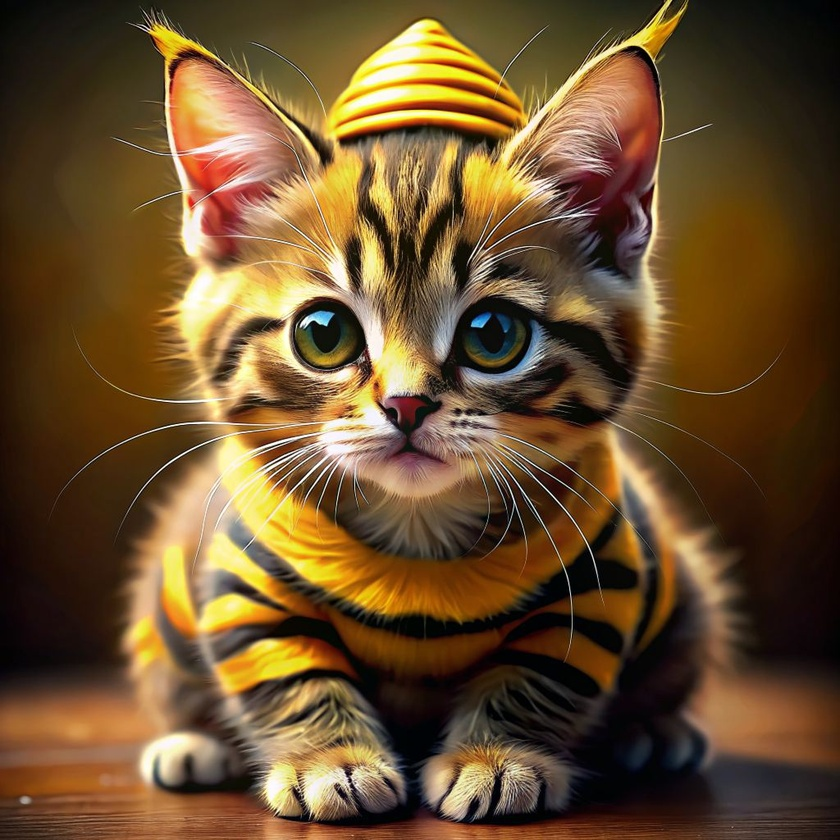
//> input picture Lab_3/Lab_3_1/original.jpg, 840 x 840 px, shrunk from 1024 x 1024 before the run
$ ./Lab_3_1   (built with g++ and OpenCV 4)
//> lines starting //> are read from the running program, lines starting //| are printed output that depends on the picture
#include <iostream>
#include <vector>
#include <string>

#include <opencv2/core.hpp>
#include <opencv2/imgcodecs.hpp>
#include <opencv2/imgproc.hpp>
#include <random>

// adding impulse noise
cv::Mat impulse_noise(cv::Mat image, double d){
    double salt_vs_pepper = 0.5;

    cv::Mat vals(image.size(), CV_32F);
    cv::randu(vals, cv::Scalar(0), cv::Scalar(1));

    if (image.depth() == CV_8U)
        image.setTo(cv::Scalar(255), vals < d * salt_vs_pepper);
    else
        image.setTo(cv::Scalar(1), vals < d * salt_vs_pepper);

    image.setTo(cv::Scalar(0), (vals >= d * salt_vs_pepper) & (vals < d));

    return image;
}

// adding speckle noise
cv::Mat speckle_noise(cv::Mat image, double var){
    cv::Mat speckle(image.size(), CV_32F);
    cv::randn(speckle, cv::Scalar(0), cv::Scalar(sqrt(var)));
    if (image.depth() == CV_8U){
        cv::Mat image_f;
        image.convertTo(image_f, CV_32F);
        image_f += image_f.mul(speckle);
        image_f.convertTo(image, image.type());
    } else
        image += image.mul(speckle);

    return image;
}

// adding gaussian noise
cv::Mat gaussian_noise(cv::Mat image, double var){
    double mean = 0;

    cv::Mat gauss(image.size(), CV_32F);
    cv::randn(gauss, cv::Scalar(mean), cv::Scalar(sqrt(var)));

    if (image.depth() == CV_8U){
        cv::Mat image_f;
        image.convertTo(image_f, CV_32F);
        image_f += gauss * 255;
        image_f.convertTo(image, image.type());
    } else
        image += gauss;

    return image;
}

// helper method for poisson noise
std::vector<float> unique(const cv::Mat &image, bool sort = false){
    if (image.depth() != CV_32F){
        std::cerr << "unique() method only works with CV_32F Mat"
        << std::endl;
        return std::vector<float>();
    }

    std::vector<float> out;
    int rows = image.rows;
    int cols = image.cols * image.channels();
    if (image.isContinuous()){
        cols *= rows;
        rows = 1;
    }

    for (int y = 0; y < rows; ++y){
        const float *row_ptr = image.ptr<float>(y);
        for (int x = 0; x < cols; ++x){
            float value = row_ptr[x];
            if (std::find(out.begin(), out.end(), value) == out.end()){
                out.push_back(value);
            }
        }
    }

    if (sort)
        std::sort(out.begin(), out.end());

    return out;
}


// adding poisson noise
cv::Mat poisson_noise(cv::Mat image){
    int image_depth = image.depth();
    if (image.depth() == CV_8U)
        image.convertTo(image, CV_32F, 1.0 / 255);

    size_t vals = unique(image).size();
    vals = (size_t)pow(2, ceil(log2(vals)));
    int rows = image.rows;
    int cols = image.cols;

    if (image.isContinuous()){
        cols *= rows;
        rows = 1;
    }

    using param_t = std::poisson_distribution<int>::param_type;
    std::default_random_engine engine;
    std::poisson_distribution<> poisson;

    for (int i = 0; i < rows; ++i){
        float *ptr = image.ptr<float>(i);
        for (int j = 0; j < cols; ++j){
            ptr[j] = float(poisson(engine, param_t({ptr[j] * vals}))) / vals;
        }
    }

    if (image_depth == CV_8U)
        image.convertTo(image, CV_8U, 255);

    return image;
}


int main(){

    // loading the image
    std::string filename = "original.jpg";
    cv::Mat image = cv::imread(filename, cv::IMREAD_GRAYSCALE);
//> image: 840 rows x 840 cols, CV_8UC1; min 0, max 255, mean 83.2

    // checking if the image was properly loaded
    if (image.empty()){
        std::cout << "Couldn't read the image " << filename << std::endl;
        exit(0);
    }

    // saving grayscale image
    cv::imwrite("original_gray.jpg", image);

    cv::Mat working_image;

    // saving image with impulse noise
    image.copyTo(working_image);
    cv::imwrite("impulse_noise.jpg", impulse_noise(working_image, 0.05));
//> in impulse_noise, `image.setTo(cv::Scalar(0), (vals >= d * salt_vs_pepper) & (vals < d));`:
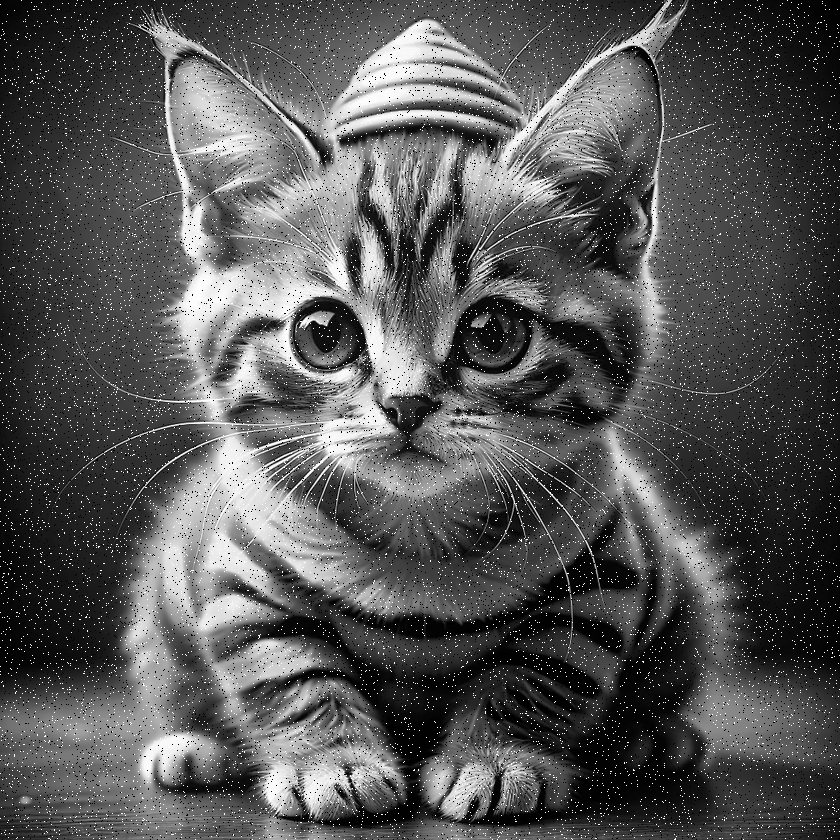
//> image: 840 rows x 840 cols, CV_8UC1; min 0, max 255, mean 85.4

    // saving image with speckle noise
    image.copyTo(working_image);
    cv::imwrite("speckle_noise.jpg", speckle_noise(working_image, 0.55));
//> in speckle_noise, `image_f += image_f.mul(speckle);`:
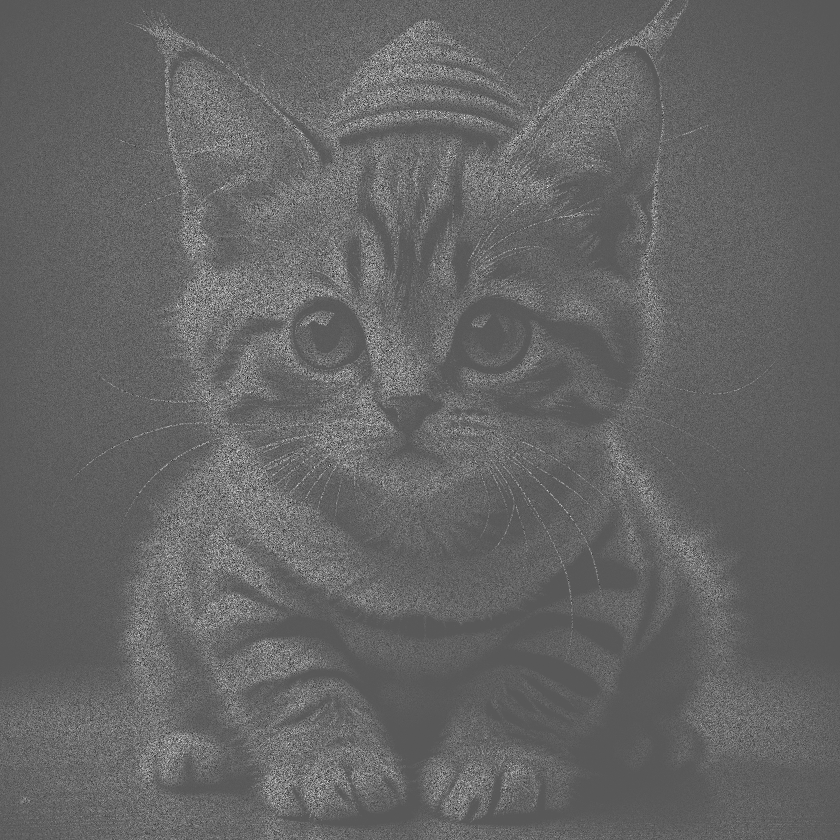
//> image_f: 840 rows x 840 cols, CV_32FC1; min -531.3, max 1006.6, mean 83.3; drawn with min black and max white
//> in speckle_noise, `image_f.convertTo(image, image.type());`:
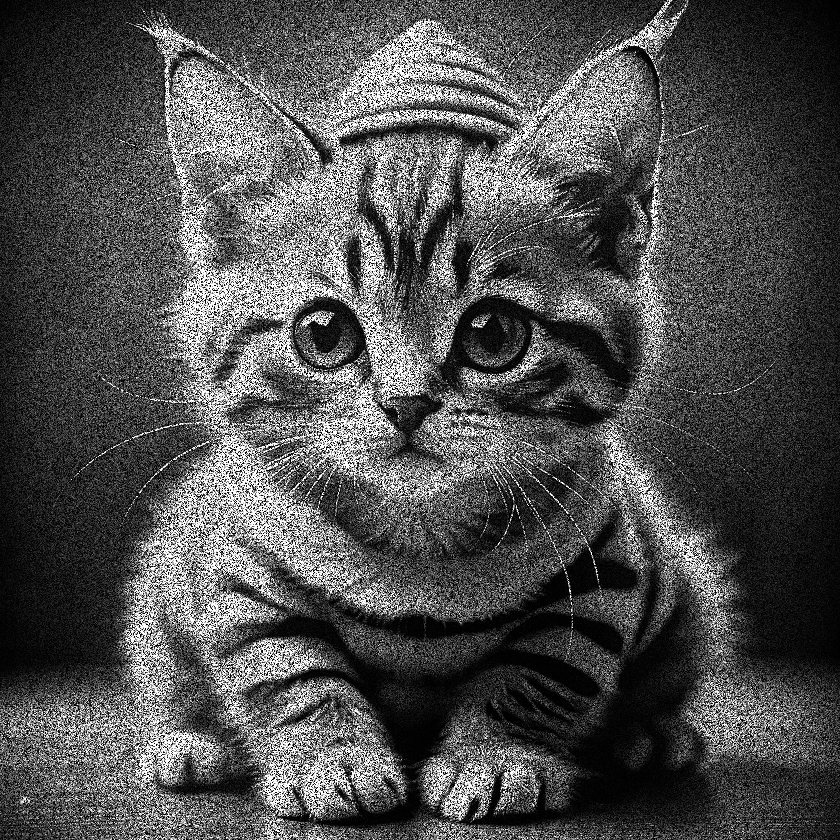
//> image: 840 rows x 840 cols, CV_8UC1; min 0, max 255, mean 79.2

    // saving image with gaussian noise
    image.copyTo(working_image);
    cv::imwrite("gaussian_noise.jpg", gaussian_noise(working_image, 0.2));
//> in gaussian_noise, `image_f += gauss * 255;`:
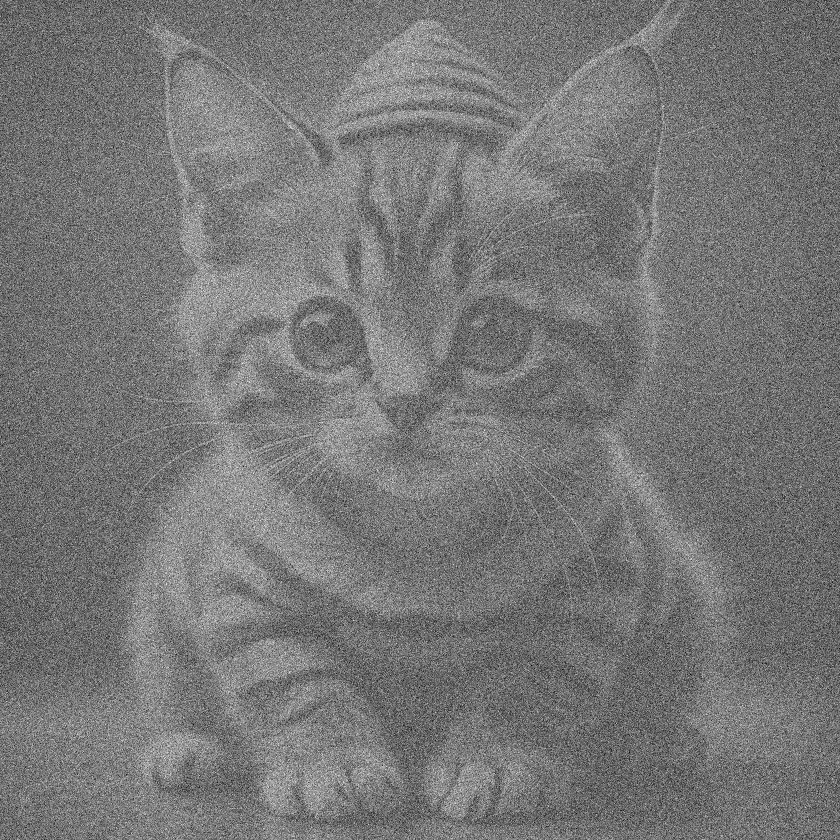
//> image_f: 840 rows x 840 cols, CV_32FC1; min -474.3, max 716.7, mean 83.3; drawn with min black and max white
//> in gaussian_noise, `image_f.convertTo(image, image.type());`:
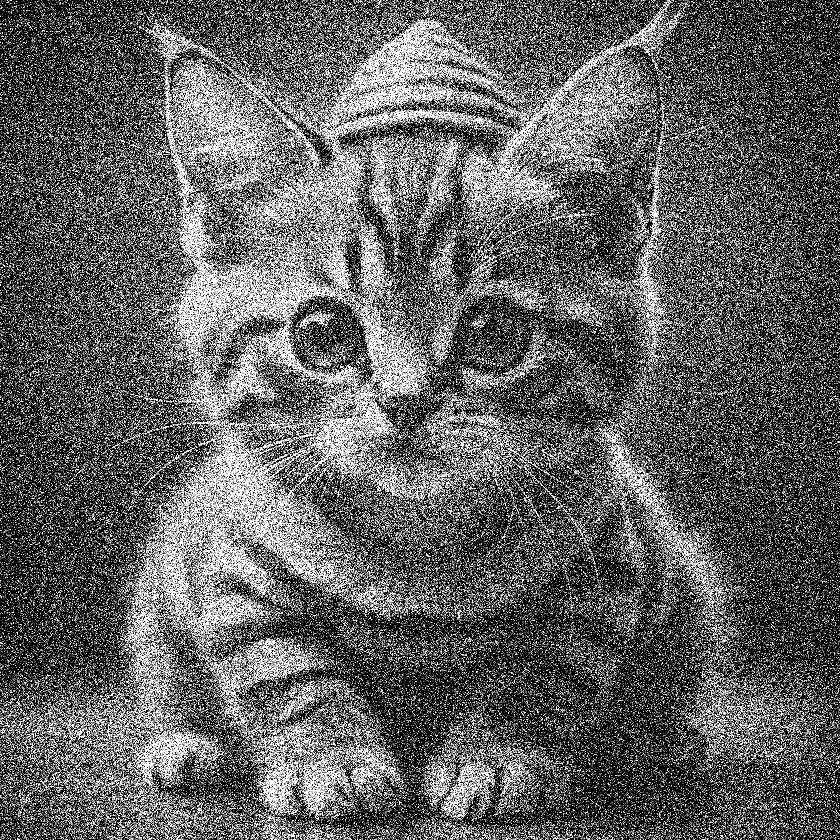
//> image: 840 rows x 840 cols, CV_8UC1; min 0, max 255, mean 97.2

    // saving image with poisson noise
    image.copyTo(working_image);
    cv::imwrite("poisson_noise.jpg", poisson_noise(working_image));
//> after the loop in unique, `for (int y = 0; y < rows; ++y)`: out = 256 values, max 1 at index 255, min 0 at index 127, mean 0.5
//> in poisson_noise, `size_t vals = unique(image).size();`: vals = 256
//> after the loop in poisson_noise, `for (int i = 0; i < rows; ++i)`:
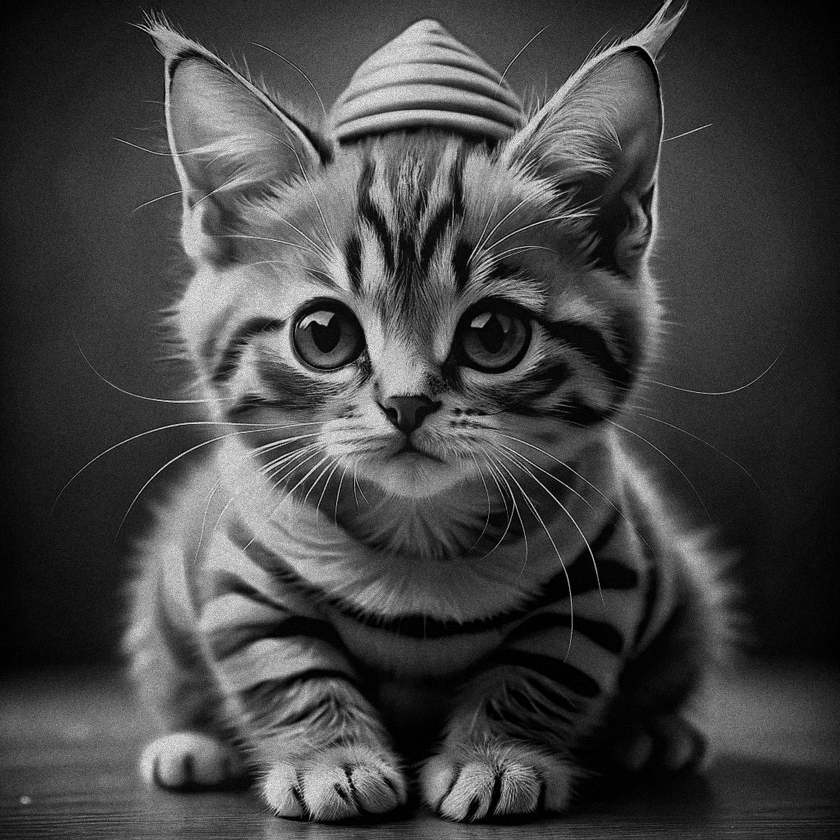
//> image: 840 rows x 840 cols, CV_32FC1; min 0, max 1.22, mean 0.326; drawn with min black and max white


    return 0;
}
